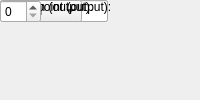
<?xml version="1.0" encoding="UTF-8"?>
<ui version="4.0">
 <class>MainWindow</class>
 <widget class="QMainWindow" name="MainWindow">
  <property name="windowTitle"><string>Address BRAM Vector Accumulator</string></property>
  <widget class="QWidget" name="centralwidget">
   <!-- NOTE: this is a simplified structural mirror of the generated
        <module>_ui.py, not a full round-trip Designer file. Regenerate
        both from the same spec if you need to edit layout by hand. -->
       <widget class="QLabel" name="label_name">
     <property name="text"><string>Block name</string></property>
    </widget>
       <widget class="QLineEdit" name="name"/>
       <widget class="QLabel" name="label_vec_len">
     <property name="text"><string>Vector length:</string></property>
    </widget>
       <widget class="QLineEdit" name="vec_len"/>
       <widget class="QLabel" name="label_arith_type">
     <property name="text"><string>Output type:</string></property>
    </widget>
       <widget class="QComboBox" name="arith_type">
     <item><property name="text"><string>Signed</string></property></item>
     <item><property name="text"><string>Unsigned</string></property></item>
    </widget>
       <widget class="QLabel" name="label_n_bits">
     <property name="text"><string>Bit width (output):</string></property>
    </widget>
       <widget class="QSpinBox" name="n_bits"/>
       <widget class="QLabel" name="label_bin_pt">
     <property name="text"><string>Binary point (output):</string></property>
    </widget>
       <widget class="QSpinBox" name="bin_pt"/>
  </widget>
 </widget>
 <resources/>
 <connections/>
</ui>
